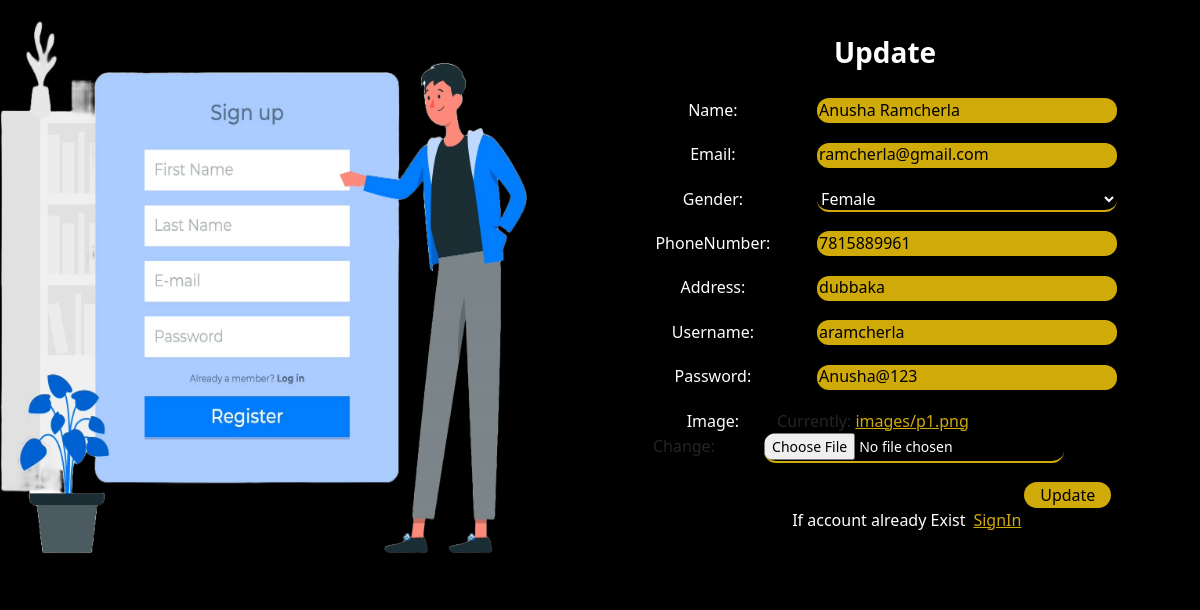
Page /seller_update/1/ on the committed database.
### allinone/models.py (models this page shows)
class Seller(models.Model):
    name = models.CharField(max_length=60)
    email = models.EmailField(unique=True)
    gender = models.CharField(max_length=6)
    phoneNumber = models.BigIntegerField()
    address = models.CharField(max_length=120)
    username = models.CharField(max_length=30,unique=True)
    password = models.CharField(max_length=100)
    image = models.ImageField(upload_to='images/',default='images/p1.png')

### allinone/views.py (the view, shortened to what this page needs)
# urls.py: path('seller_update/<int:id>/',views.seller_update, name='seller_update'),
def seller_update(request,id):
    context = {}
    seller = Seller.objects.get(id=id)
    context['form'] = SellerForm(request.POST or None, instance=seller)
    context['data'] = ''
    context['btval'] = 'Update'
    return render(request,'SellerSignup.html',context)

### allinone/forms.py
class SellerForm(forms.ModelForm):
    gender = forms.ChoiceField(choices=(
            ("Select",'Select'),
            ("Male","Male"),
            ("Female","Female"),
            ("Other","Other"),
    ))
    class Meta:
        model = Seller
        fields = "__all__"

### allinone/templates/SellerSignup.html (shortened to what this page needs)
<!DOCTYPE html>
<html lang="en">
<head>
    <link href="https://cdn.jsdelivr.net/npm/bootstrap@5.3.2/dist/css/bootstrap.min.css" rel="stylesheet"
>
    <link rel="stylesheet" href="https://cdnjs.cloudflare.com/ajax/libs/font-awesome/6.0.0/css/all.min.css">
</head>
<body>
    <div class="container">
        <div class="row">
            <div class="col-6">
                {% load static %}
                <img src="{% static 'images/signUp.png' %}" class="sidepic"></p>
            </div>
            <div class="col-6 rightside">
                <div class="card align-items-center">
                    <div class="card-body">
                        <h3 class="mx-3">{% if not btval %} SignUp {%else%} Update {% endif %}</h3>
                        <form method="post" enctype="multipart/form-data">
                            {{ form.as_p }}
                            <div class="sign">
                                <button type="submit" id="signup" class="px-3" >{% if btval %} Update {%else%} Register {% endif %}</button>
                            </div>
                        </form>
                        <p class="btmp">If account already Exist<a href = "{% url 'seller_signin' %}" class="px-2">SignIn</a></p>
                    </div>
                </div>
            </div>
        </div>
    </div>
</body>
</html>

### allinone/templates/SellerSignup.html (style rules this page uses)
body { overflow: hidden !important; background-color: black !important; }
.sidepic { width: 104.7%; height: 110%; padding: none; margin-left: -10%; margin-top: -10%; }
.card { background-color: transparent; width: 120%; margin-left: -10%; border: none; animation: move-shadow 1s ease-in-out infinite; margin-top: 20px; }
label { font-weight: 500; width: 120px; color: white; text-align: center; }
input { width: 300px; height: 25px; margin-left:40px; border-radius: 12px; margin-bottom: 3px; background-color: black; border: none; border-bottom: solid 2px #cfaa08; }
input[type="file"] { width: 300px; height: 30px; margin-left:45px; font-size: 14px; color: white; margin-bottom: 3px; background-color: black; border: none; border-bottom: solid 2px #cfaa08; }
select { width: 300px; height: 25px; margin-left:40px; border-radius: 12px; margin-bottom: 3px; background-color: black; border: none; color: white; border-bottom: solid 2px #cfaa08; }
h3 { text-align: center; padding-bottom:20px; font-weight: 900; color: white; }
#signup { margin-left: 80%; border-radius: 16px; border: none; border-radius: 16px; background-color: #cfaa08; }
.btmp { padding-left: 30%; color: white; }
a { color: #cfaa08; }
input::placeholder { color: white; }
input:valid { background-color: #cfaa08; color: black; }
input[type="file"]:valid { background-color: black; color: white; }
select:valid { background-color: black; color: white; }

### rows in the picture
Seller: name "Anusha Ramcherla", email "ramcherla@gmail.com", gender "Female", phoneNumber "7815889961", address "dubbaka", username "aramcherla", password "Anusha@123"
